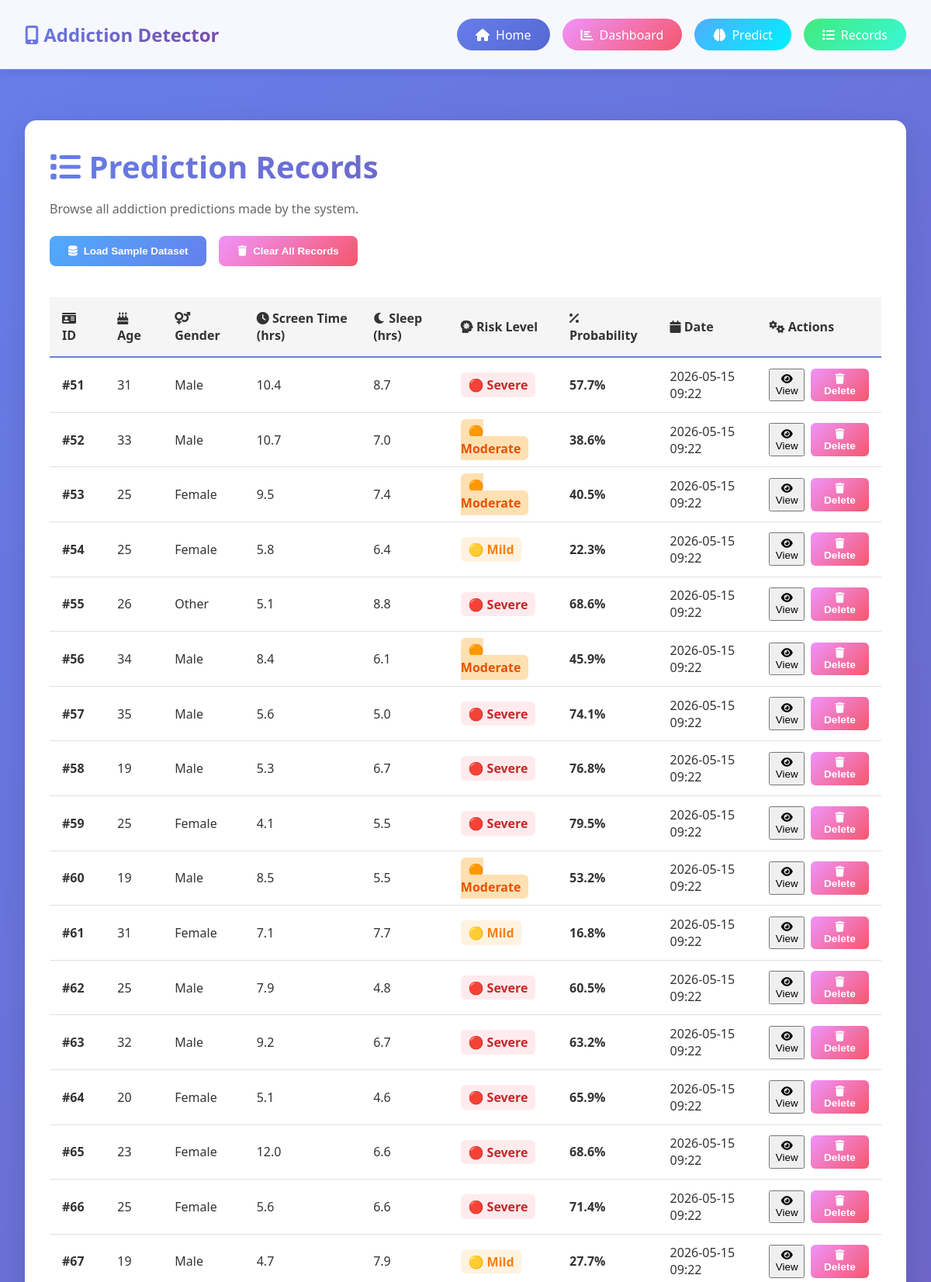
Page /records/?page=2 (upper part) on the committed database.
### prediction/models.py (models this page shows, shortened)
class AddictionRecord(models.Model):
    age = models.IntegerField()
    gender = models.CharField(max_length=20, choices=[('Male', 'Male'), ('Female', 'Female'), ('Other', 'Other')])
    daily_screen_time_hours = models.FloatField()
    social_media_hours = models.FloatField()
    gaming_hours = models.FloatField()
    work_study_hours = models.FloatField()
    sleep_hours = models.FloatField()
    stress_level = models.CharField(max_length=20, choices=[('Low', 'Low'), ('Medium', 'Medium'), ('High', 'High')])
    notifications_per_day = models.IntegerField()
    app_opens_per_day = models.IntegerField()
    weekend_screen_time = models.FloatField()
    academic_work_impact = models.CharField(max_length=20, choices=[('Yes', 'Yes'), ('No', 'No')])
    predicted_addiction_risk = models.CharField(max_length=50, choices=[
        ('None', 'None'),
        ('Mild', 'Mild'),
        ('Moderate', 'Moderate'),
        ('Severe', 'Severe')
    ])
    addiction_probability = models.FloatField(default=0.0)
    created_at = models.DateTimeField(auto_now_add=True)
    updated_at = models.DateTimeField(auto_now=True)
    class Meta:
        ordering = ['-created_at']

### prediction/views.py (the view)
# urls.py: path('records/', views.records_page, name='records'),
def records_page(request):
    all_records = AddictionRecord.objects.all().order_by('id')
    page = request.GET.get('page', 1)
    paginator = Paginator(all_records, 50)  # 50 records per page
    try:
        records = paginator.page(page)
    except PageNotAnInteger:
        records = paginator.page(1)
    except EmptyPage:
        records = paginator.page(paginator.num_pages)
    for record in records:
        record.addiction_probability_percent = record.addiction_probability * 100
    context = {
        'page_title': 'Prediction Records',
        'records': records,
        'paginator': paginator,
        'page_obj': records,
        'is_paginated': paginator.num_pages > 1,
        'page_range': paginator.page_range,
    }
    return render(request, 'prediction/records.html', context)

### templates/prediction/records.html (shortened to what this page needs)
{% extends 'prediction/base.html' %}
{% block content %}
<h1 class="page-title">
    <i class="fas fa-list"></i> Prediction Records
</h1>
<p style="font-size: 1rem; color: #666; margin: 1rem 0;">
    Browse all addiction predictions made by the system.
</p>
<div style="display: flex; gap: 1rem; margin: 1.5rem 0; flex-wrap: wrap;">
    <button id="loadDatasetBtn" style="
        padding: 0.75rem 1.5rem;
        background: linear-gradient(135deg, #4facfe 0%, #667eea 100%);
        color: white;
        border: none;
        border-radius: 8px;
        cursor: pointer;
        font-weight: bold;
        display: flex;
        align-items: center;
        gap: 0.5rem;
        transition: all 0.3s ease;
    " onmouseover="this.style.transform='translateY(-2px)'; this.style.boxShadow='0 8px 16px rgba(102, 126, 234, 0.3)'" onmouseout="this.style.transform='translateY(0)'; this.style.boxShadow='none'">
        <i class="fas fa-database"></i> Load Sample Dataset
    </button>
    <button id="clearRecordsBtn" style="
        padding: 0.75rem 1.5rem;
        background: linear-gradient(135deg, #f093fb 0%, #f5576c 100%);
        color: white;
        border: none;
        border-radius: 8px;
        cursor: pointer;
        font-weight: bold;
        display: flex;
        align-items: center;
        gap: 0.5rem;
        transition: all 0.3s ease;
    " onmouseover="this.style.transform='translateY(-2px)'; this.style.boxShadow='0 8px 16px rgba(245, 87, 108, 0.3)'" onmouseout="this.style.transform='translateY(0)'; this.style.boxShadow='none'">
        <i class="fas fa-trash"></i> Clear All Records
    </button>
</div>
{% if records %}
    <div style="overflow-x: auto; margin-top: 1.5rem;">
        <table>
            <thead>
                <tr>
                    <th><i class="fas fa-id-card"></i> ID</th>
                    <th><i class="fas fa-birthday-cake"></i> Age</th>
                    <th><i class="fas fa-venus-mars"></i> Gender</th>
                    <th><i class="fas fa-clock"></i> Screen Time (hrs)</th>
                    <th><i class="fas fa-moon"></i> Sleep (hrs)</th>
                    <th><i class="fas fa-head-side-virus"></i> Risk Level</th>
                    <th><i class="fas fa-percentage"></i> Probability</th>
                    <th><i class="fas fa-calendar"></i> Date</th>
                    <th><i class="fas fa-cogs"></i> Actions</th>
                </tr>
            </thead>
            <tbody>
                {% for record in records %}
                <tr>
                    <td><strong>#{{ record.id }}</strong></td>
                    <td>{{ record.age }}</td>
                    <td>{{ record.gender }}</td>
                    <td>{{ record.daily_screen_time_hours|floatformat:1 }}</td>
                    <td>{{ record.sleep_hours|floatformat:1 }}</td>
                    <td>
                        {% if record.predicted_addiction_risk == 'None' or record.predicted_addiction_risk == 'No Addiction' %}
                            <span style="background: #e8f5e9; color: #2e7d32; padding: 0.3rem 0.6rem; border-radius: 6px; font-weight: bold;">🟢 None</span>
                        {% elif record.predicted_addiction_risk == 'Mild' %}
                            <span style="background: #fff3e0; color: #f57f17; padding: 0.3rem 0.6rem; border-radius: 6px; font-weight: bold;">🟡 Mild</span>
                        {% elif record.predicted_addiction_risk == 'Moderate' %}
                            <span style="background: #ffe0b2; color: #e65100; padding: 0.3rem 0.6rem; border-radius: 6px; font-weight: bold;">🟠 Moderate</span>
                        {% elif record.predicted_addiction_risk == 'Severe' %}
                            <span style="background: #ffebee; color: #c62828; padding: 0.3rem 0.6rem; border-radius: 6px; font-weight: bold;">🔴 Severe</span>
                        {% else %}
                            <span style="background: #f5f5f5; color: #666; padding: 0.3rem 0.6rem; border-radius: 6px; font-weight: bold;">❓ {{ record.predicted_addiction_risk }}</span>
                        {% endif %}
                    </td>
                    <td>
                        <strong>{{ record.addiction_probability_percent|floatformat:1 }}%</strong>
                    </td>
                    <td>{{ record.created_at|date:"Y-m-d H:i" }}</td>
                    <td>
                        <div style="display: flex; gap: 0.5rem; justify-content: center;">
                            <button onclick="viewRecord({{ record.id }})" class="btn-view" title="View record details">
                                <i class="fas fa-eye"></i> View
                            </button>
                            <button onclick="deleteRecord({{ record.id }})" class="btn-delete">
                                <i class="fas fa-trash"></i> Delete
                            </button>
                        </div>
                    </td>
                </tr>
                {% endfor %}
            </tbody>
        </table>
    </div>
{% else %}
    <div class="alert alert-info">
        <i class="fas fa-info-circle"></i>
        <span>No records found. <a href="{% url 'prediction:predict' %}">Make your first prediction</a> or load the sample dataset above.</span>
    </div>
{% endif %}
{% endblock %}

### templates/prediction/base.html (style rules this page uses)
* { margin: 0; padding: 0; box-sizing: border-box; }
body { font-family: 'Segoe UI', Tahoma, Geneva, Verdana, sans-serif; background: linear-gradient(135deg, #667eea 0%, #764ba2 100%); min-height: 100vh; color: #333; }
.page-title { font-size: 2.5rem; margin-bottom: 1rem; background: linear-gradient(135deg, #667eea, #764ba2); -webkit-background-clip: text; -webkit-text-fill-color: transparent; }
table { width: 100%; border-collapse: collapse; margin-top: 1rem; }
th { background: #f5f5f5; padding: 1rem; text-align: left; font-weight: 600; border-bottom: 2px solid #667eea; }
td { padding: 0.8rem 1rem; border-bottom: 1px solid #e0e0e0; }

### templates/prediction/records.html (style rules this page uses)
.btn-delete { padding: 0.4rem 0.8rem; background: linear-gradient(135deg, #f093fb 0%, #f5576c 100%); color: white; border: none; border-radius: 6px; cursor: pointer; font-size: 0.85rem; font-weight: bold; transition: all 0.3s ease; }

### rows in the picture
AddictionRecord: id "51", age "31", gender "Male", daily_screen_time_hours "10.4", sleep_hours "8.7", predicted_addiction_risk "🔴 Severe", addiction_probability_percent "57.7", created_at "2026-05-15 09:22"
AddictionRecord: id "52", age "33", gender "Male", daily_screen_time_hours "10.7", sleep_hours "7.0", predicted_addiction_risk "🟠 Moderate", addiction_probability_percent "38.6", created_at "2026-05-15 09:22"
AddictionRecord: id "53", age "25", gender "Female", daily_screen_time_hours "9.5", sleep_hours "7.4", predicted_addiction_risk "🟠 Moderate", addiction_probability_percent "40.5", created_at "2026-05-15 09:22"
AddictionRecord: id "54", age "25", gender "Female", daily_screen_time_hours "5.8", sleep_hours "6.4", predicted_addiction_risk "🟡 Mild", addiction_probability_percent "22.3", created_at "2026-05-15 09:22"
AddictionRecord: id "55", age "26", gender "Other", daily_screen_time_hours "5.1", sleep_hours "8.8", predicted_addiction_risk "🔴 Severe", addiction_probability_percent "68.6", created_at "2026-05-15 09:22"
AddictionRecord: id "56", age "34", gender "Male", daily_screen_time_hours "8.4", sleep_hours "6.1", predicted_addiction_risk "🟠 Moderate", addiction_probability_percent "45.9", created_at "2026-05-15 09:22"
AddictionRecord: id "57", age "35", gender "Male", daily_screen_time_hours "5.6", sleep_hours "5.0", predicted_addiction_risk "🔴 Severe", addiction_probability_percent "74.1", created_at "2026-05-15 09:22"
AddictionRecord: id "58", age "19", gender "Male", daily_screen_time_hours "5.3", sleep_hours "6.7", predicted_addiction_risk "🔴 Severe", addiction_probability_percent "76.8", created_at "2026-05-15 09:22"
AddictionRecord: id "59", age "25", gender "Female", daily_screen_time_hours "4.1", sleep_hours "5.5", predicted_addiction_risk "🔴 Severe", addiction_probability_percent "79.5", created_at "2026-05-15 09:22"
AddictionRecord: id "60", age "19", gender "Male", daily_screen_time_hours "8.5", sleep_hours "5.5", predicted_addiction_risk "🟠 Moderate", addiction_probability_percent "53.2", created_at "2026-05-15 09:22"
AddictionRecord: id "61", age "31", gender "Female", daily_screen_time_hours "7.1", sleep_hours "7.7", predicted_addiction_risk "🟡 Mild", addiction_probability_percent "16.8", created_at "2026-05-15 09:22"
AddictionRecord: id "62", age "25", gender "Male", daily_screen_time_hours "7.9", sleep_hours "4.8", predicted_addiction_risk "🔴 Severe", addiction_probability_percent "60.5", created_at "2026-05-15 09:22"
AddictionRecord: id "63", age "32", gender "Male", daily_screen_time_hours "9.2", sleep_hours "6.7", predicted_addiction_risk "🔴 Severe", addiction_probability_percent "63.2", created_at "2026-05-15 09:22"
AddictionRecord: id "64", age "20", gender "Female", daily_screen_time_hours "5.1", sleep_hours "4.6", predicted_addiction_risk "🔴 Severe", addiction_probability_percent "65.9", created_at "2026-05-15 09:22"
AddictionRecord: id "65", age "23", gender "Female", daily_screen_time_hours "12.0", sleep_hours "6.6", predicted_addiction_risk "🔴 Severe", addiction_probability_percent "68.6", created_at "2026-05-15 09:22"
AddictionRecord: id "66", age "25", gender "Female", daily_screen_time_hours "5.6", sleep_hours "6.6", predicted_addiction_risk "🔴 Severe", addiction_probability_percent "71.4", created_at "2026-05-15 09:22"
AddictionRecord: id "67", age "19", gender "Male", daily_screen_time_hours "4.7", sleep_hours "7.9", predicted_addiction_risk "🟡 Mild", addiction_probability_percent "27.7", created_at "2026-05-15 09:22"
